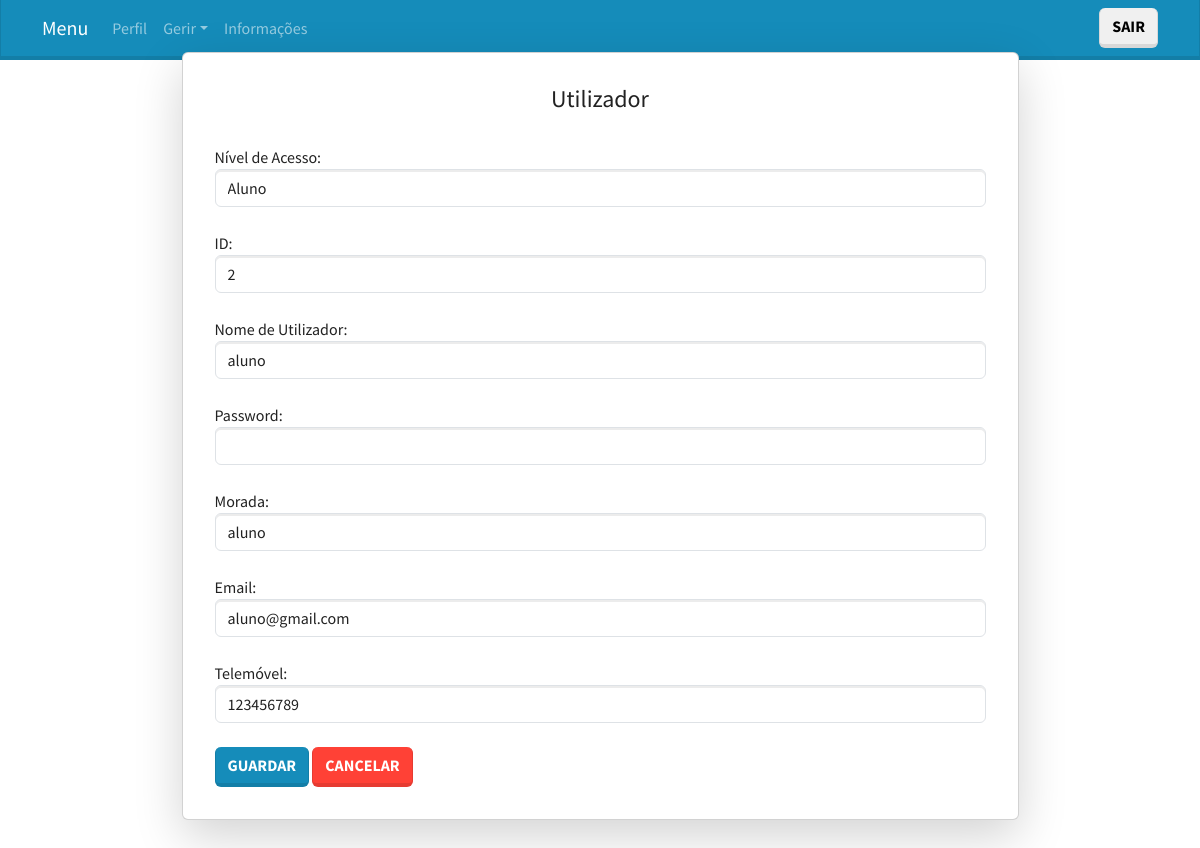
/paginas/editarUtilizadorformulario.php?id=2 (signed in), run on the app's committed database.
### tables this page shows
CREATE TABLE `utilizador` (
  `id_utilizador` int(40) NOT NULL,
  `nome` varchar(60) NOT NULL,
  `password` varchar(100) NOT NULL,
  `morada` varchar(100) NOT NULL,
  `email` varchar(100) NOT NULL,
  `telemovel` int(10) NOT NULL,
  `tipo_utilizador` int(1) NOT NULL DEFAULT 0
);

### paginas/editarUtilizadorformulario.php (the view, shortened to what this page needs)
<!DOCTYPE html>
<?php include 'cabecalho.php'; ?>
<?php if (isset($_SESSION['tipo_utilizador']) && $_SESSION['tipo_utilizador'] == 3) : ?>
<html lang="pt">
<head>
    <link rel="stylesheet" href="bootstrap.css">
</head>
<body>
    <?php
    $sql = "SELECT * FROM utilizador WHERE id_utilizador=\"$_GET[id]\"";
    $result = mysqli_query($conn, $sql);
    $row = mysqli_fetch_array($result);
    ?>
    <div class="container d-flex justify-content-center align-items-center" style="height: 100vh;">
        <div class="card shadow-lg p-3 mb-5 bg-white rounded w-75">
            <div class="card-body">
                <h4 class="card-title text-center">Utilizador</h4>
                <br>
                <form id="form1" name="form1" method="post" action="editarUtilizador.php">
                    <div class="form-group">
                        <label for="nivelacesso">Nível de Acesso:</label>
                        <select class="form-control" name="nivelacesso">
                            <?php
                            $opcoesNivelAcesso = array(
                                "-1" => "Eliminado",
                                "0" => "Por aceitar",
                                "1" => "Aluno",
                                "2" => "Docente",
                                "3" => "Administrador"
                            );
                            $nivelAcessoAtual = $row['tipo_utilizador'];
                            foreach ($opcoesNivelAcesso as $valor => $descricao) {
                                $selected = ($valor == $nivelAcessoAtual) ? "selected" : "";
                                echo "<option value=\"$valor\" $selected>$descricao</option>";
                            }
                            ?>
                        </select>
                    </div>
                    <br>
                    <div class="form-group">
                        <label for="id_utilizador">ID:</label>
                        <input type="text" class="form-control" name="id_utilizador" value="<?php echo $row['id_utilizador']; ?>" readonly>
                    </div>
                    <br>
                    <div class="form-group">
                        <label for="nome">Nome de Utilizador:</label>
                        <input type="text" class="form-control" name="nome" value="<?php echo $row['nome']; ?>" required>
                    </div>
                    <br>
                    <div class="form-group">
                        <label for="password">Password:</label>
                        <input type="text" class="form-control" name="password" value="">
                    </div>
                    <br>
                    <div class="form-group">
                        <label for="morada">Morada:</label>
                        <input type="text" class="form-control" name="morada" value="<?php echo $row['morada']; ?>" required>
                    </div>
                    <br>
                    <div class="form-group">
                        <label for="email">Email:</label>
                        <input type="email" class="form-control" name="email" value="<?php echo $row['email']; ?>" required>
                    </div>
                    <br>
                    <div class="form-group">
                        <label for="telemovel">Telemóvel:</label>
                        <input type="tel" class="form-control" name="telemovel" value="<?php echo $row['telemovel']; ?>" required>
                    </div>
                    <br>
                    <input type="submit" name="Submit" value="Guardar" class="btn btn-primary"/>
                    <a type="button" class="btn btn-danger" href="utilizadores.php">Cancelar</a>
                    <br>
                </form>
            </div>
        </div>
    </div>
</body>
</html>
<?php else:
    header("Location:Erro.php");?>
<?php endif ?>

### data on the page
utilizador: id_utilizador "2", nome "aluno", morada "aluno", email "aluno@gmail.com", telemovel "123456789"

### other printed values
form field nivelacesso "Aluno"
